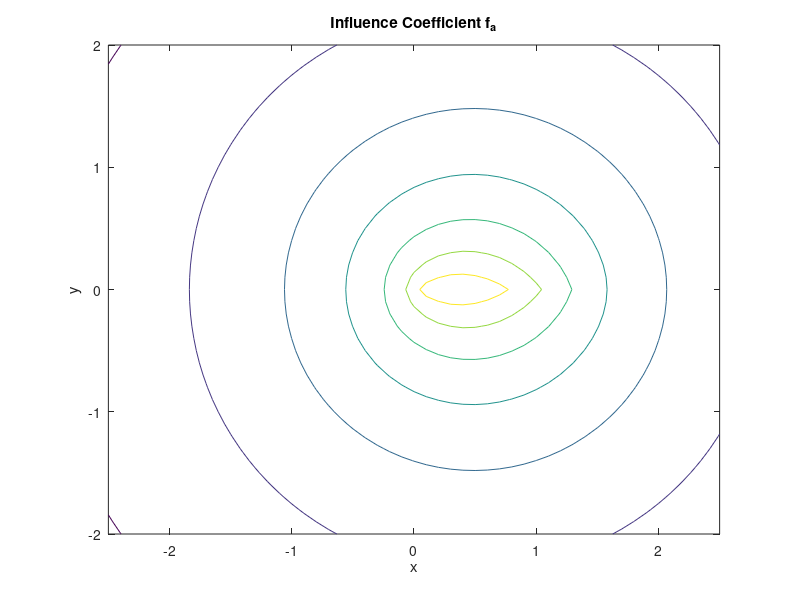
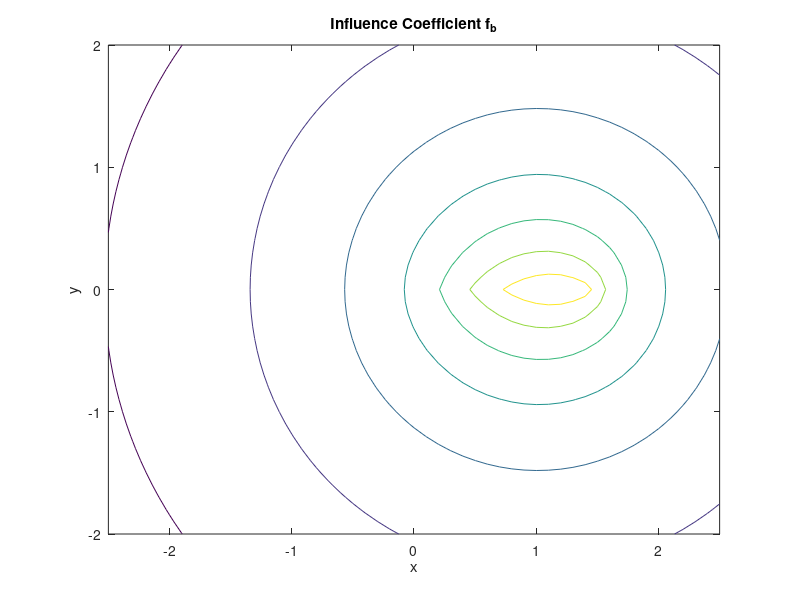
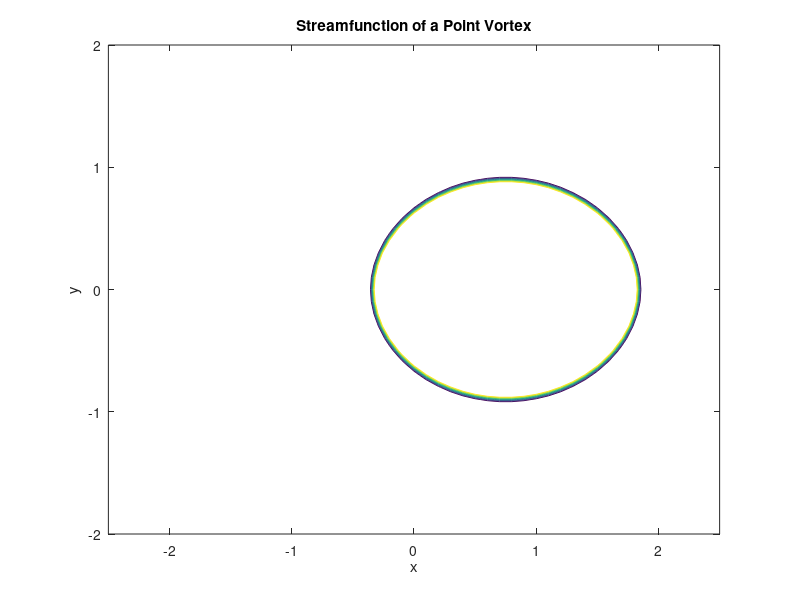

Source code (MATLAB) for these figures, in order:
del = 1.5;
X = 2;
Yin = 1.5;
xmin = -2.5;
xmax = 2.5;
ymin = -2;
ymax = 2;
nv = 100;
nx = 51;
ny = 41;
c1 = -0.15:0.05:0.15;

function [infa, infb] = refpaninf(del, X, Yin)
    
    if abs(Yin) < 1e-5
        Y = 1e-5;
    else
        Y = Yin;
    end

    % Precompute reused terms
    X1 = X;
    X2 = X - del;
    Y2 = Y^2;

    % Calculating I0
    I0 = -(1 / (4 * pi)) * ( ...
        X*log(X^2 + Y^2) - ...
        (X-del)*log((X-del)^2 + Y^2) - ...
        2*del + ...
        2*Y*(atan(X/Y) - atan((X - del) / Y)) );

    % Calculating I1
    I1 = 1/(8 * pi) * ((X^2 + Y^2) * log(X^2 + Y^2) ...
    - ((X - del)^2 + Y^2) * log((X - del)^2 + Y^2) ...
    - 2 * X * del + del^2);

    % Influence coefficient fa
    infa = (I0*(1-(X/del)) - (I1/del));

    % Influence coefficient fb
    infb = (I0*(X/del) + (I1/del));
  
end
 
% Generate grid and compute influence cofficients
for i = 1:nx
    for j = 1:ny
        xm(i,j) = xmin + (i-1)*(xmax-xmin)/(nx-1);
        ym(i,j) = ymin + (j-1)*(ymax-ymin)/(ny-1);
        [infa(i,j), infb(i,j)] = refpaninf(del, xm(i,j), ym(i,j));
    end
end

% Plot fa
figure(1)
contour(xm', ym', infa', c1)
xlabel('x'), ylabel('y')
title('Influence Coefficient f_a')
axis equal

% Plot fb in a separate figure
figure(2)
contour(xm', ym', infb', c1)
xlabel('x'), ylabel('y')
title('Influence Coefficient f_b')
axis equal

yc = 0;
Gamma = 3.0;
c2 = -0.4:0.2:1.2;

function psixy = psipv(xc, yc, Gamma, x, y)
    r_2 = (x - xc)^2 + (y - yc)^2;   % Distance from vortex center
    if r_2 == 0
        error('Field point (x, y) cannot be exactly at the vortex location (xc, yc).');
    end
    psixy = -Gamma / (4 * pi) * log(r_2);
end 

% Generate grid and compute streamfunction
for k = 1:nv
    xc(k) = (del/nv)/2 + (k - 1)*(del/nv);
    for i = 1:nx
        for j = 1:ny
            psi(i,j,k) = psipv(xc(k), yc, Gamma, xm(i,j), ym(i,j));
        end
    end
end

psitot = sum(psi, 3);

psi(:,:,1)

% Plot streamfunction contours
figure(3)
contour(xm', ym', psitot', c2)  % Use transpose psi' for correct orientation
xlabel('x'), ylabel('y')
title('Streamfunction of a Point Vortex')
axis equal
